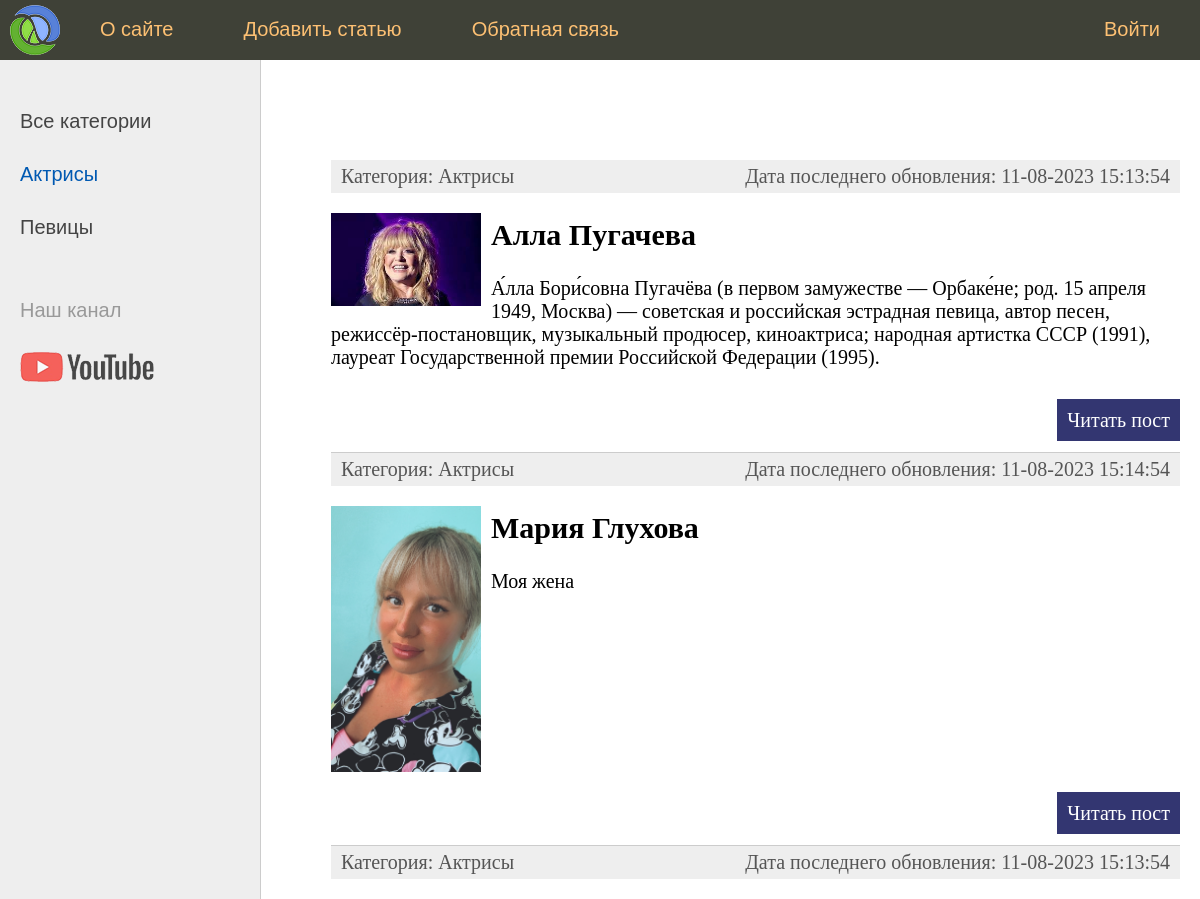
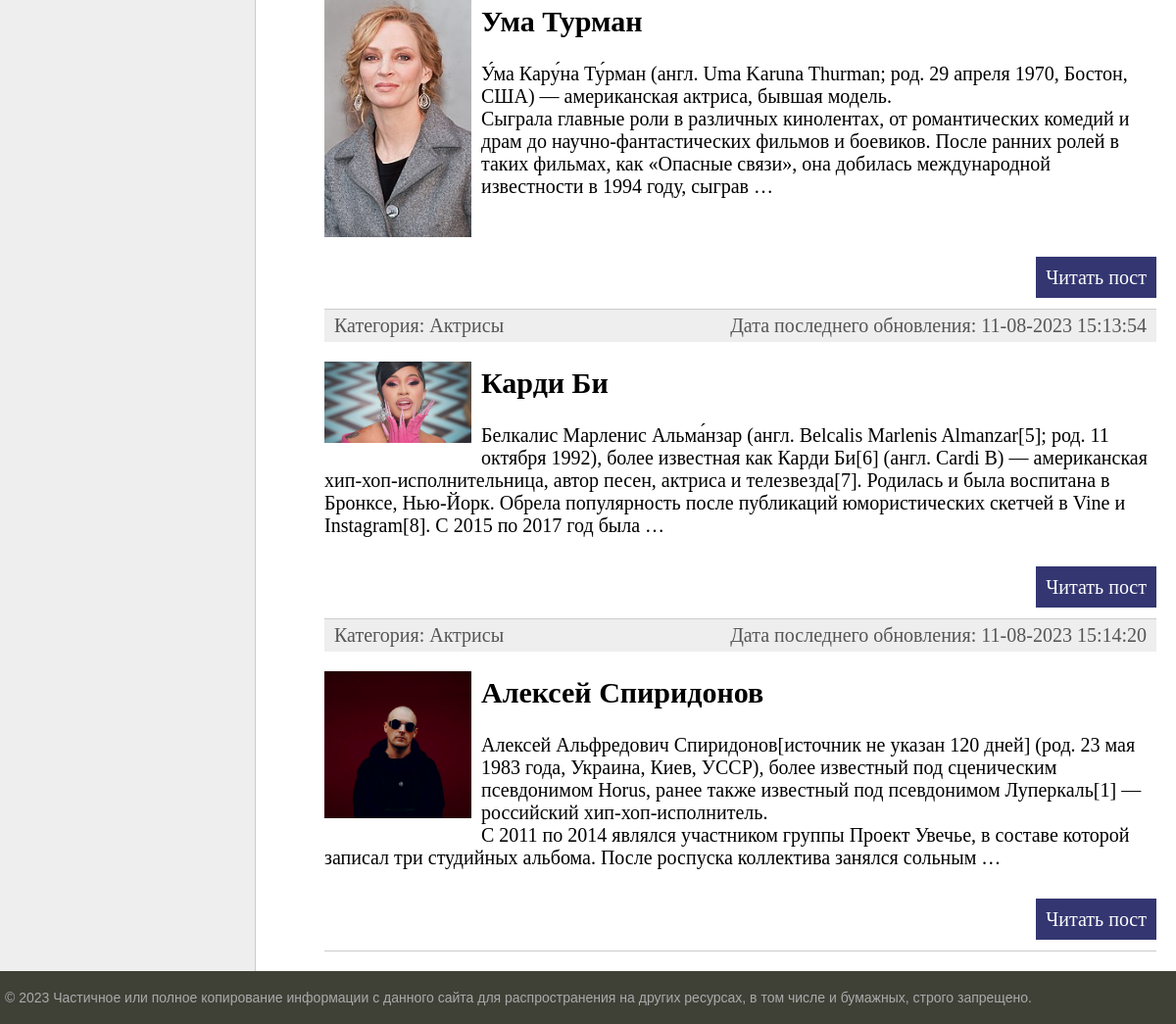
Page /category/1/ on the committed database (2 pictures, top to bottom).
### women/models.py (models this page shows, shortened)
class Category(models.Model):
    name = models.CharField(max_length=100, db_index=True, verbose_name="Категория")
    def __str__(self):
        return self.name
    def get_absolute_url(self):
        return reverse('category', kwargs={'cat_id': self.pk})
    class Meta:
        verbose_name = "Категории"
        verbose_name_plural = "Категории"
        ordering = ['id', 'name']

class Women(models.Model):
    title = models.CharField(max_length=255, verbose_name="Заголовок")
    content = models.TextField(blank=True, verbose_name="Текст статьи")
    photo = models.ImageField(upload_to="photos/%Y/%m/%d/", verbose_name="Фото")
    time_create = models.DateTimeField(auto_now_add=True, verbose_name="Время создания")
    time_update = models.DateTimeField(auto_now=True, verbose_name="Время изменения")
    is_published = models.BooleanField(default=True, verbose_name="Публикация")
    cat = models.ForeignKey('Category', on_delete=models.PROTECT, null=True, verbose_name="Категории")
    def get_absolute_url(self):
        return reverse('post', kwargs={'post_id': self.pk})
    class Meta:
        verbose_name = "Известные женщины"
        verbose_name_plural = "Известные женщины"
        ordering = ['time_create', 'title']

### women/views.py (the view)
# urls.py: path('category/<int:cat_id>/', show_category, name='category'),
def show_category(request, cat_id):
    posts = Women.objects.all().filter(cat_id=cat_id)
    categories = Category.objects.all()
    if len(posts) == 0:
        raise Http404()
    context = {
        'posts': posts,
        'cats': categories,
        'menu': menu,
        'title': 'Отображение по рубрикам',
        'cat_selected': cat_id,
    }
    return render(request, 'women/index.html', context=context)

### women/templates/women/index.html (shortened to what this page needs)
{% extends 'women/base.html' %}
{% block content %}
<ul class="list-articles">
    {% for p in posts %}
    <li>
        <div class="article-panel">
            <p class="first">Категория: {{p.cat}}</p>
            <p class="last">Дата последнего обновления: {{p.time_update|date:"d-m-Y H:i:s"}}</p>
        </div>
        {% if p.photo %}
        <p><img class="img-article-left thumb" src="{{ p.photo.url }}"></p>
        {% endif %}
        <h2>{{p.title}}</h2>
        {% autoescape off %}
        {{p.content|linebreaks|truncatewords:50}}
        {% endautoescape %}
        <p class="link-read-post"><a href="{{ p.get_absolute_url }}">Читать пост</a></p>
    </li>
    {% endfor %}
</ul>
{% endblock %}

### women/templates/women/base.html (shortened to what this page needs)
{% load static %}
<!DOCTYPE html>
<html>
<head>
    <link type="text/css" href="{% static 'women/css/styles.css' %}" rel="stylesheet"/>
</head>
<body>
<table class="table-page" border=0 cellpadding="0" cellspacing="0">
    <tr>
        <td valign=top>
            {% block mainmenu %}
            <div class="header">
                <ul id="mainmenu" class="mainmenu">
                    <li class="logo"><a href="{% url 'home' %}">
                        <div class="logo"></div>
                    </a></li>
                    {% for m in menu %}
                    {% if not forloop.last %}
                    <li><a href="{% url m.url_name %}">{{m.title}}</a></li>
                    {% else %}
                    <li class="last"><a href="{% url m.url_name %}">{{m.title}}</a></li>
                    {% endif %}
                    {% endfor %}
                </ul>
            </div>
            {% endblock mainmenu %}
            <table class="table-content" border=0 cellpadding="0" cellspacing="0">
                <tr>
                    <td valign="top" class="left-chapters">
                        <ul id="leftchapters">
                            {% if cat_selected == 0 %}
                            <li class="selected">Все категории</li>
                            {% else %}
                            <li><a href="{% url 'home' %}">Все категории</a></li>
                            {% endif %}
                            {% for c in cats %}
                            {% if c.pk == cat_selected %}
                            <li class="selected">{{c.name}}</li>
                            {% else %}
                            <li><a href="{{ c.get_absolute_url }}">{{c.name}}</a></li>
                            {% endif %}
                            {% endfor %}
                            <li class="share">
                                <p>Наш канал</p>
                                <a class="share-yt"
                                   href="https://www.youtube.com/channel/UClJzWfGWuGJL2t-3dYKcHTA/playlists"
                                   target="_blank" rel="nofollow"></a>
                            </li>
                        </ul>
                    </td>
                    <td valign="top" class="content">
                        <div class="content-text">
                            {% block content %}
                            {% endblock %}
                        </div>
                    </td>
                </tr>
            </table>
        </td>
    </tr>
    <tr>
        <td valign=top>
            <div id="footer">
                <p>&copy; 2023 Частичное или полное копирование информации с данного сайта для распространения
                    на других ресурсах, в том числе и бумажных, строго запрещено.</p>
            </div>
        </td>
    </tr>
</table>
</body>
</html>

### women/static/women/css/styles.css (style rules this page uses)
html, body { font-family: 'Arial'; margin: 0; padding: 0; height: 100%; width: 100%; color: #444; }
a { color: #0059b2; text-decoration: none; }
img { max-width: 600px; height: auto; }
img.img-article-left { max-width: 300px; height: auto; float: left; padding: 0 10px 10px 0; }
img.img-article-left.thumb { max-width: 150px; height: auto; }
p.link-read-post { text-align: right; }
p.link-read-post a { padding: 10px; min-width: 100px; background: #333671; color: #fff; text-decoration: none; }
div.article-panel { background: #eee; padding: 5px 10px 5px 10px; box-sizing: border-box; overflow: hidden; color: #555; }
div.article-panel p.first { margin: 0; float: left; }
div.article-panel p.last { margin: 0; float: right; }
ul.list-articles { list-style: none; margin: 0; padding: 0; }
ul.list-articles li { border-bottom: 1px solid #ccc; }
.table-page { width: 100%; height: 100%; vertical-align: top; }
.table-page tr { height: 100%; }
.header { background: #3F4137; height: 60px; }
.logo { background: url('../images/logo.png') no-repeat 10px 5px; width: 70px; height: 60px; }
ul.mainmenu { list-style: none; margin: 0; padding: 0; height: 60px; color: #fdc073; font-size: 20px; overflow: hidden; }
ul.mainmenu li { float: left; margin: 18px 40px 0 30px; }
ul.mainmenu li.logo { margin: 0; }
ul.mainmenu li.last { float: right; }
ul.mainmenu li a { color: #fdc073; text-decoration: none; }
.table-content { width: 100%; min-height: 100%; height: 100%; }
.left-chapters { margin: 0; background: #eee; border-right: 1px solid #ccc; min-height: 100%; }
.left-chapters ul { width: 230px; min-height: 100%; margin: 0; padding: 20px 10px 10px 20px; list-style: none; font-size: 20px; }
.left-chapters ul li { margin: 30px 0 0 0; color: #999; }
.left-chapters ul li.selected { color: #0059b2; }
.left-chapters ul li a { color: #444; text-decoration: none; }
.left-chapters ul li.share { margin: 60px 0 0 0; }
.left-chapters ul li.share p { margin: 30px 0 30px 0; }
.left-chapters ul li.share a { display: inline-block; width: 40px; height: 40px; margin: 0 20px 0 0; }
.left-chapters ul li.share a.share-yt { width: 100%; height: 30px; background: url('../images/share_yt.png') no-repeat 0 0 }
.content { padding: 40px 20px 20px 40px; width: 100%; box-sizing: border-box; }
.content-text { margin: 60px 0 0 30px; color: #000; font-size: 20px; font-family: Yandex Sans Display Light; }
#footer { box-sizing: border-box; background: #3F4137; padding: 5px; color: #aaa; font-size: 14px; font-family: Verdana, Geneva, Arial, Helvetica; text-align: left; overflow: hidden; }

### rows in the picture
Category: name "Актрисы"
Category: name "Певицы"
Women: cat "Актрисы", time_update "11-08-2023 15:13:54", photo (picture), title "Алла Пугачева", content "А́лла Бори́совна Пугачёва (в первом замужестве — Орбаке́не; род. 15 апреля 1949, Москва) — советская и российская эстрадная певица, автор песен, режиссёр-постановщик, музыкальный продюсер, киноактриса; народная артистка СССР (1991), лауреат Государственной премии Российской Федерации (1995)."
Women: cat "Актрисы", time_update "11-08-2023 15:14:54", photo (picture), title "Мария Глухова", content "Моя жена"
Women: cat "Актрисы", time_update "11-08-2023 15:13:54", photo (picture), title "Ума Турман", content "У́ма Кару́на Ту́рман (англ. Uma Karuna Thurman; род. 29 апреля 1970, Бостон, США) — американская актриса, бывшая модель. Сыграла главные роли в различных кинолентах, от романтических комедий и драм до научно-фантастических фильмов и боевиков. После ранних ролей в таких фильмах, как «Опасные связи», она добилась международной известности в 1994 году, сыграв …"
Women: cat "Актрисы", time_update "11-08-2023 15:13:54", photo (picture), title "Карди Би", content "Белкалис Марленис Альма́нзар (англ. Belcalis Marlenis Almanzar[5]; род. 11 октября 1992), более известная как Карди Би[6] (англ. Cardi B) — американская хип-хоп-исполнительница, автор песен, актриса и телезвезда[7]. Родилась и была воспитана в Бронксе, Нью-Йорк. Обрела популярность после публикаций юмористических скетчей в Vine и Instagram[8]. С 2015 по 2017 год была …"
Women: cat "Актрисы", time_update "11-08-2023 15:14:20", photo (picture), title "Алексей Спиридонов", content "Алексей Альфредович Спиридонов[источник не указан 120 дней] (род. 23 мая 1983 года, Украина, Киев, УССР), более известный под сценическим псевдонимом Horus, ранее также известный под псевдонимом Луперкаль[1] — российский хип-хоп-исполнитель. С 2011 по 2014 являлся участником группы Проект Увечье, в составе которой записал три студийных альбома. После роспуска коллектива занялся сольным …"

### other values in the picture
{{ m.title }} "О сайте" "Добавить статью" "Обратная связь"
{{ m.title }} "Войти"
